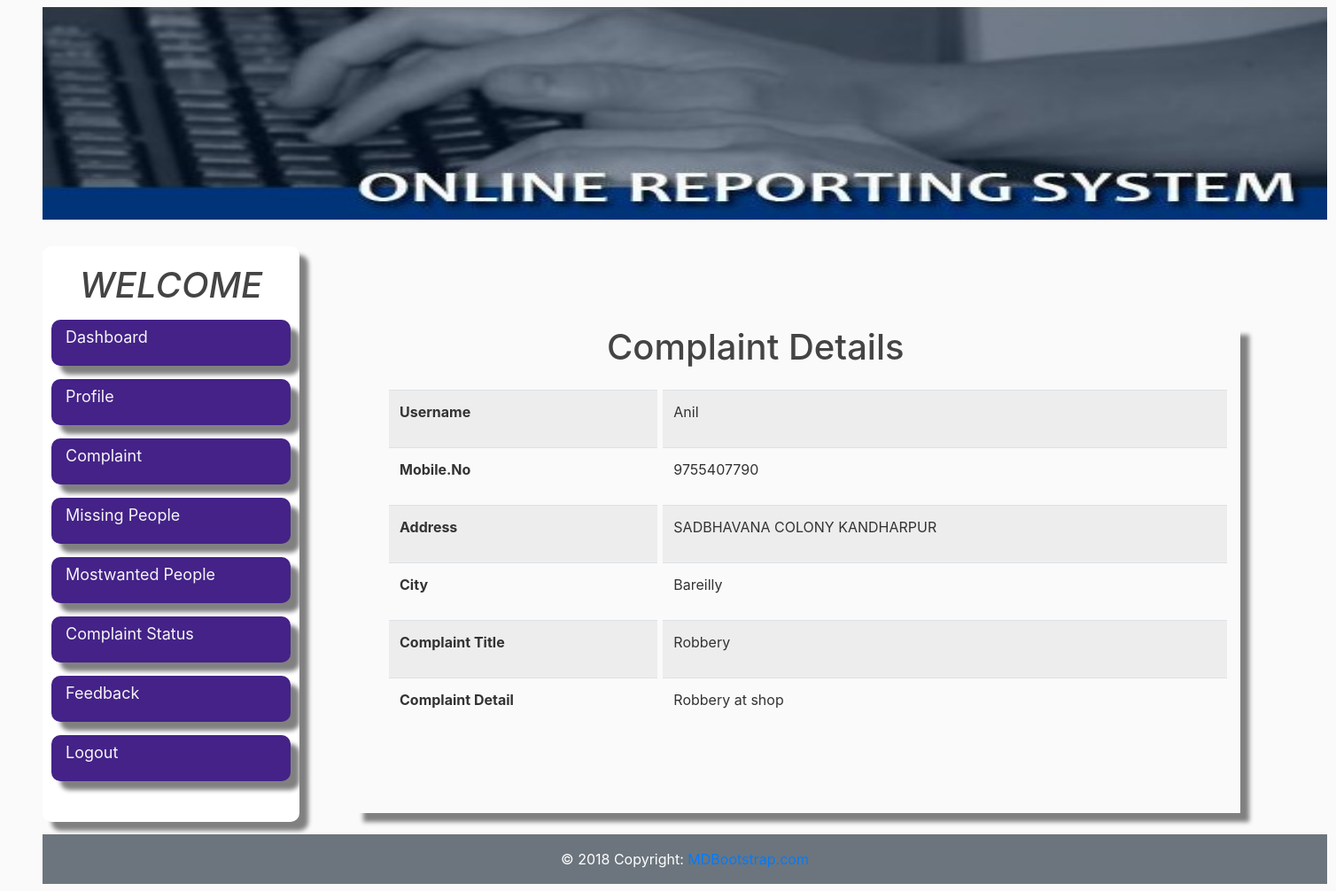
The app's page /viewcomplaint/ (signed in) with its own data.
### Usersapp/models.py (models this page shows, shortened)
class Complaint(models.Model):
    username = models.CharField(max_length=20)
    mobile = models.IntegerField()
    address = models.CharField(max_length=80)
    city = models.CharField(max_length=20)
    complaint_title = models.CharField(max_length=30)
    complaint_details = models.CharField(max_length=100)

### Usersapp/views.py (the view)
# urls.py: path('viewcomplaint/',views.ViewComplaint, name='ViewComplaint'),
@login_required
def ViewComplaint(request):
    username = request.session['username']
    data = Complaint.objects.all().filter( username=username)
    return render(request,'Usersapp/viewComplaint.html',{'datas': data})

### Usersapp/templates/Usersapp/viewComplaint.html
{% extends "Usersapp/layout2.html" %}
{% block content %}
{% load static %}
  <div class="container mb-4" style="margin-top:120px; margin-left:400px; margin-bottom: 80px; box-shadow: 10px 10px 5px grey;width:1000px; height: 550px">
      <h1 style="margin-left:270px">Complaint Details</h1>
      <div class="row">
        <div class="col-4 mt-3" style="height: 480px">
            <table class="table table-striped ml-4">
                <tbody>
                   <tr>
                     <td>
                     <p><strong>Username</strong></p></td></tr>
                       <tr><td> <p><strong>Mobile.No</strong></p></td></tr>
                         <tr><td>
                            <p><strong>Address</strong></p></td></tr>
                              <tr><td>
                                  <p><strong>City<strong</p></td>
                                     </tr>
                                  <tr><td><p><strong>Complaint Title<strong</p></td></tr>
                                    <tr><td>
                                    <p><strong>Complaint Detail</strong></p></td></tr></tbody></table>
        </div>
        <div class="col-8 mt-3" style="height: 480px">
            <table class="table table-striped " >
                <tbody>
                  {% if 'username' in request.session %}
                  {% for data in datas %}
                  <tr>
                      <td>
                          <p>{{data.username}}</p></td></tr>
                        <tr><td><p>{{data.mobile}}</p></td></tr>
                          <tr><td>
                              <p>{{data.address}}</p></td></tr>
                               <tr><td>
                                  <p>{{data.city}}</p></td>
                                      </tr>
                                   <tr><td><p>{{data.complaint_title}}</p></td></tr>
                                     <tr><td>
                                        <p>{{data.complaint_details}}</p></td></tr>
                      {% endfor %}
                      {% endif%}
                </tbody>
             </table>
        </div>
      </div>
  </div>
{% endblock content %}

### Usersapp/static/Usersapp/main.css (style rules this page uses)
body { background: #fafafa; color: #333333; }
h1, h2, h3, h4, h5, h6 { color: #444444; }

### records on screen
Complaint: username "Anil", mobile "9755407790", address "SADBHAVANA COLONY KANDHARPUR", city "Bareilly", complaint_title "Robbery", complaint_details "Robbery at shop"
